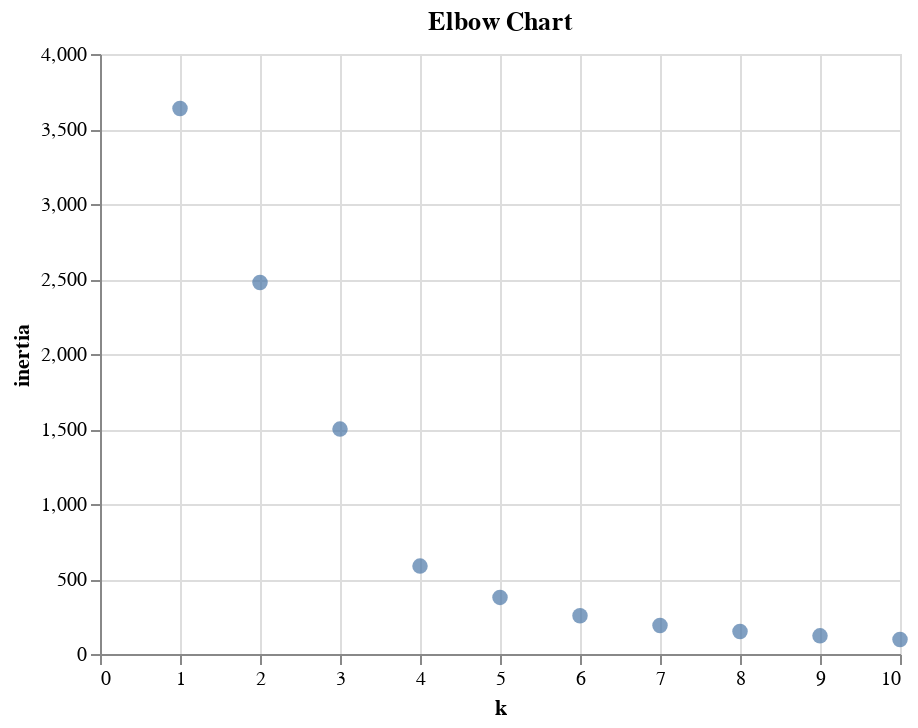

Source (notebook cell):
### Markdown cell above
### Clustering Crytocurrencies Using K-Means

#### Find the Best Value for `k` Using the Elbow Curve

### Code cell
inertia = []
k = list(range(1, 11))

# Calculate the inertia for the range of k values
for i in k:
    km = KMeans(n_clusters=i, random_state=0)
    km.fit(df_crypto_pca)
    inertia.append(km.inertia_)

# Create the Elbow Curve using Altair
elbow_data = {"k": k, "inertia": inertia}
df_elbow = pd.DataFrame(elbow_data)

alt.Chart(df_elbow).mark_circle(size=60).encode(
    x='k',
    y='inertia',
).properties(
    title = "Elbow Chart")

### Figure 1 — Vega-Lite specification as saved in the notebook (floating-point values rounded to 4 significant figures)
{"config": {"view": {"continuousWidth": 400, "continuousHeight": 300}}, "data": {"name": "data-029aeb3667cd61f27cdd24b561a4d064"}, "mark": {"type": "circle", "size": 60}, "encoding": {"x": {"type": "quantitative", "field": "k"}, "y": {"type": "quantitative", "field": "inertia"}}, "title": "Elbow Chart", "$schema": "https://vega.github.io/schema/vega-lite/v4.8.1.json", "datasets": {"data-029aeb3667cd61f27cdd24b561a4d064": [{"k": 1, "inertia": 3637.0}, {"k": 2, "inertia": 2477.0}, {"k": 3, "inertia": 1499.0}, {"k": 4, "inertia": 586.0}, {"k": 5, "inertia": 377.4}, {"k": 6, "inertia": 255.4}, {"k": 7, "inertia": 189.9}, {"k": 8, "inertia": 150.3}, {"k": 9, "inertia": 121.0}, {"k": 10, "inertia": 97.24}]}}
